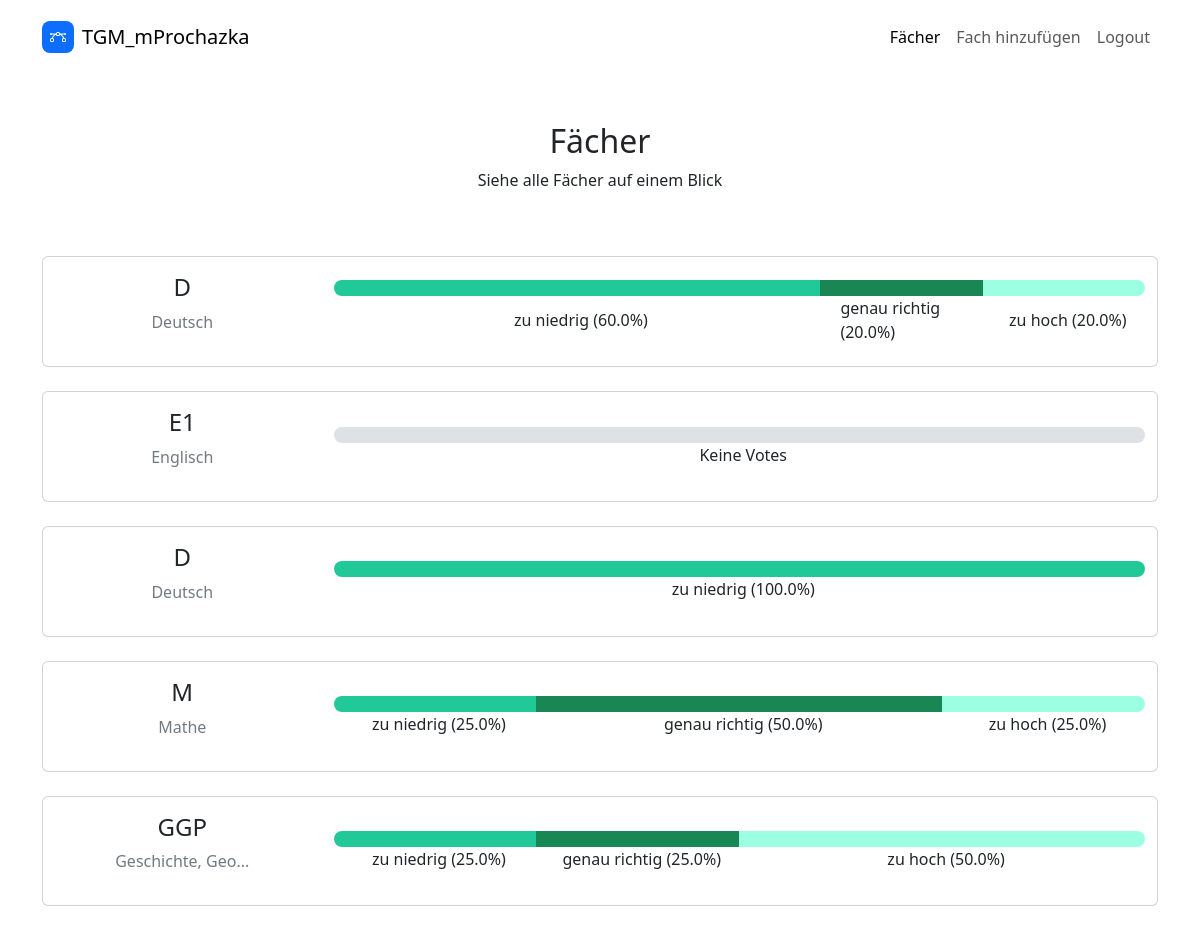
The app's page / (signed in), older data.
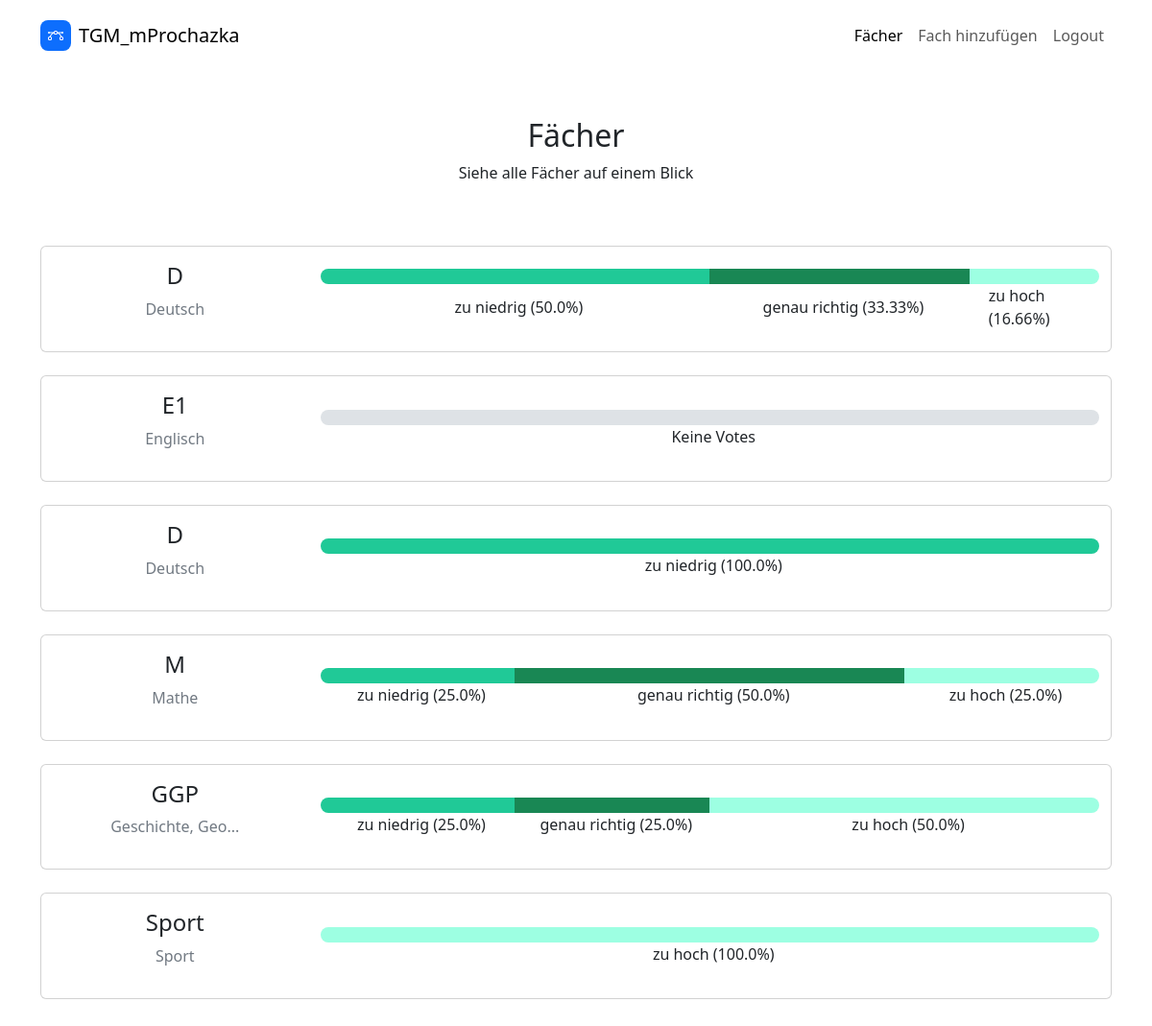
The same page, newer data.
### main/models.py (models this page shows, shortened)
class Fach(models.Model):
    name = models.CharField(max_length=10)
    description = models.CharField(max_length=100)

### main/views.py (the view)
# urls.py: path('', views.index, name='Fächer'),
@permission_required("main.view_fach", login_url=loginURL)
def index(req):
    faecher_data = []
    faecher = Fach.objects.all()
    print(req.user.has_perm("main.view_fach"))
    for fach in faecher:
        antworten = Antwort.objects.filter(fach=fach)
        total_votes = antworten.count()
        zu_niedrig_percentage = (math.floor(antworten.filter(choice=0).count() / total_votes * 10000)/100) if total_votes > 0 else 0
        genau_richtig_percentage = (math.floor(antworten.filter(choice=1).count() / total_votes * 10000)/100) if total_votes > 0 else 0
        zu_hoch_percentage = (math.floor(antworten.filter(choice=2).count() / total_votes * 10000)/100) if total_votes > 0 else 0
        faecher_data.append({
            'fach': fach,
            'zu_niedrig': round(zu_niedrig_percentage, 2),
            'genau_richtig': round(genau_richtig_percentage, 2),
            'zu_hoch': round(zu_hoch_percentage, 2),
            'total_votes': total_votes
        })
    content = {
        'nav_active': 'Fächer',
        'faecher': faecher,
        'faecher_data': faecher_data,
    }
    return render(req, "faecher.html", content)

### templates/faecher.html (shortened to what this page needs)
{% extends "base.html" %}
{% block content %}
    <div class="container py-4 py-xl-5">
        <div class="row mb-5">
            <div class="col-md-8 col-xl-6 text-center mx-auto">
                <h2>Fächer</h2>
                <p class="w-lg-50">Siehe alle Fächer auf einem Blick</p>
            </div>
        </div>
        <div class="row gy-4 row-cols-1 row-cols-md-2 row-width">
            {% for fach in faecher_data %}
                <div class="col"><a href="{% url 'Detail' fach.fach.id %}" style="text-decoration: none;">
                    <div class="card py-3">
                        <div class="container">
                            <div class="row gy-4">
                                <div class="col col-md-3 col-xs-12">
                                    <h4 class="text-sm-center">{{ fach.fach.name }}</h4>
                                    <p class="text-sm-center" style="color: rgb(113,121,130);">{{ fach.fach.description }}</p>
                                </div>
                                <div class="col d-flex flex-column justify-content-xl-center col-md-9 col-xs-12">
                                    <div class="container" style="width: 100%;">
                                        <div class="row" style="border-radius: 8px;overflow: hidden;">
                                            {% if fach.zu_niedrig > 0 %}
                                            <div class="col" style="background: var(--bs-teal);flex: 0 0 auto;width: {{ fach.zu_niedrig }}%">
                                            </div>
                                            {% endif %}
                                            {% if fach.genau_richtig > 0 %}
                                            <div class="col" style="background: var(--bs-green);flex: 0 0 auto;width: {{ fach.genau_richtig }}%">
                                            </div>
                                            {% endif %}
                                            {% if fach.zu_hoch > 0 %}
                                            <div class="col" style="background: #9dffe2;flex: 0 0 auto;width: {{ fach.zu_hoch }}%">
                                            </div>
                                            {% endif %}
                                            {% if fach.total_votes is 0 %}
                                            <div class="col" style="background: var(--bs-gray-300);">
                                            </div>
                                            {% endif %}
                                        </div>
                                    </div>
                                    <div class="container" style="width: 100%;">
                                        <div class="row">
                                            {% if fach.zu_niedrig > 0 %}
                                                <div class="col d-xl-flex justify-content-xl-center align-items-xl-center" style="flex: 0 0 auto;width: {{ fach.zu_niedrig }}%">
                                                    <p style="margin: 0px;margin-left: 8px;">zu niedrig ({{ fach.zu_niedrig }}%)</p>
                                                </div>
                                            {% endif %}
                                            {% if fach.genau_richtig > 0 %}
                                                <div class="col d-xl-flex justify-content-xl-center align-items-xl-center" style="flex: 0 0 auto;width: {{ fach.genau_richtig }}%">
                                                    <p style="margin: 0px;margin-left: 8px;">genau richtig ({{ fach.genau_richtig }}%)</p>
                                                </div>
                                            {% endif %}
                                            {% if fach.zu_hoch > 0 %}
                                                <div class="col d-xl-flex justify-content-xl-center align-items-xl-center" style="flex: 0 0 auto;width: {{ fach.zu_hoch }}%">
                                                    <p style="margin: 0px;margin-left: 8px;">zu hoch ({{ fach.zu_hoch }}%)</p>
                                                </div>
                                            {% endif %}
                                            {% if fach.total_votes is 0 %}
                                                <div class="col d-xl-flex justify-content-xl-center align-items-xl-center">
                                                    <p style="margin: 0px;margin-left: 8px;">Keine Votes</p>
                                                </div>
                                            {% endif %}
                                        </div>
                                    </div>
                                </div>
                            </div>
                        </div>
                    </div>
                </a></div>
            {% endfor %}
        </div>
    </div>
{% endblock %}

### templates/base.html (shortened to what this page needs)
<!DOCTYPE html>
<html data-bs-theme="light" lang="en">
<head>
    {% load static %}
    <link rel="stylesheet" href="{% static 'assets/bootstrap/css/bootstrap.min.css' %}">
    <link rel="stylesheet" href="{% static 'assets/css/Features-Cards-icons.css' %}">
    <link rel="stylesheet" href="{% static 'assets/css/Features-Image-images.css' %}">
    <link rel="stylesheet" href="{% static 'assets/fonts/fontawesome-all.min.css' %}">
    <link rel="stylesheet" href="{% static 'assets/css/styles.css' %}">
</head>
<body>
<nav class="navbar navbar-expand-md bg-body py-3">
    <div class="container">
        <a class="navbar-brand d-flex align-items-center" href="/">
            <span class="bs-icon-sm bs-icon-rounded bs-icon-primary d-flex justify-content-center align-items-center me-2 bs-icon">
            </span>
            <span>TGM_mProchazka</span>
        </a>
        <div class="collapse navbar-collapse" id="navcol-2">
            <ul class="navbar-nav ms-auto">
                <li class="nav-item">
                    <a class="nav-link {% if nav_active == 'Fächer' %}active{% endif %}" href="{% url 'Fächer' %}">Fächer</a>
                </li>
                <li class="nav-item">
                    <a class="nav-link {% if nav_active == 'Fach hinzufügen' %}active{% endif %}" href="{% url 'Fach hinzufügen' %}">Fach hinzufügen</a>
                </li>
            {% if not login %}
                <li class="nav-item">
                    <a class="nav-link" href="{% url 'logout' %}">Logout</a>
                </li>
            {% else %}
                <li class="nav-item">
                    <a class="nav-link active" href="{% url 'login' %}">Login</a>
                </li>
            {% endif %}
            </ul>
        </div>
    </div>
</nav>
{% block content %}
{% endblock %}
</body>
</html>

### static/assets/css/styles.css (style rules this page uses)
.row-width > .col { width: 100%; }

Row changes from the older to the newer data that the page shows:
computed for Fach (number 1 of 6 on the later page): {{ fach.zu_niedrig }} 60.0 → 50.0 (drawn); {{ fach.genau_richtig }} 20.0 → 33.33 (drawn); {{ fach.zu_hoch }} 20.0 → 16.66 (drawn); zu_niedrig "60.0" → "50.0"; genau_richtig "20.0" → "33.33"; zu_hoch "20.0" → "16.66"
added Fach: fach.name "Sport", fach.description "Sport", zu_hoch "100.0"
